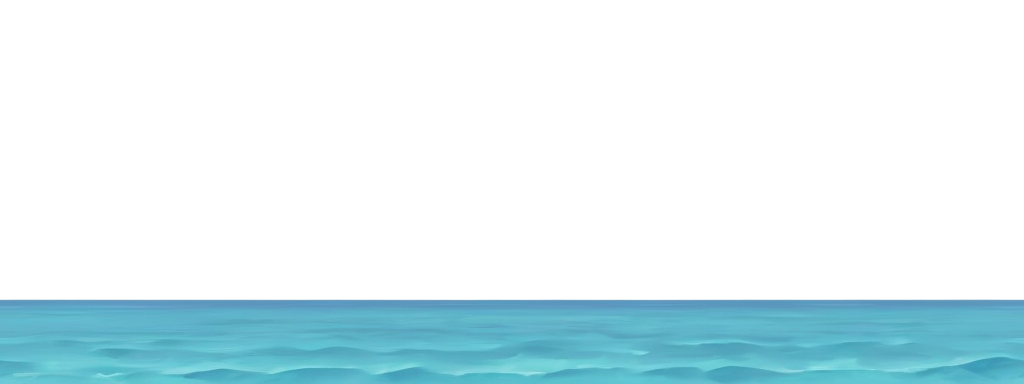
#> input picture core/test-data/anim/beach-sea.png, 1024 x 384 px, found by its file name
$ python model.py ../../core/test-data/anim/beach-sea.png
#> lines starting #> are read from the running program, lines starting #| are printed output that depends on the picture
#!/usr/bin/env python3
"""A numpy copy of MIRROR's mirror (GdxLayerEffects.MIRROR, r455) on the beach sea strip's water, to choose a round
scene's sky: how much three wrong copies move the water, in 1/255 on the mean, with no GPU. A facet bends the water by
the ratio of the two sky colours it crosses, so a sky whose colours clamp every bend to white, or that is all one hue,
hides a wrong sky, a bend in colour (tint 0) or missing ripples under the frame checks' 2/255. Approximate: the water
alone at the shots' zoom, along() taken as local(), no swell moving the image; the shaders round's s14 measured about
0.84 of what this says.

    python3 tools/r455-mirror/model.py           the scores of s12's and s14's skies
    python3 tools/r455-mirror/model.py --search  300 random skies, the best 8 by their weakest mutant
Run from the repository root (needs numpy, Pillow)."""
import sys

import numpy as np
from PIL import Image

GREY = np.array([0.299, 0.587, 0.114])
WATER_ROWS = 84  # the strip's water: its bottom 84 of 384 rows
STRIP_UNITS = 15.0  # the strip's height in world units, the world's width (40) wide


def _smooth(a, b, x):
    t = np.clip((x - a) / (b - a), 0, 1)
    return t * t * (3 - 2 * t)


def mirror_of(s, sky, zenith, shine=1.0):
    hard = 0.5 - 0.4 * shine
    m = sky + (zenith - sky) * _smooth(0.5 - hard, 0.5 + hard, s)[..., None]
    m = m + (1 - m) * (shine * (1 - _smooth(-0.3, 0.1, s)))[..., None]
    return m * (1 - 0.5 * shine * _smooth(0.9, 1.4, s))[..., None]


def render(water, sky, zenith, amp=0.3, wavelength=1.25, depth=1.5, tint=1.0, ripples=1.0, strength=0.15, t=0.4):
    rows, cols = water.shape[:2]
    px = rows / (WATER_ROWS / 384 * STRIP_UNITS)
    y = (WATER_ROWS - np.arange(rows) - 0.5)[:, None] / px * np.ones((1, cols))
    x = np.arange(cols)[None, :] / px * np.ones((rows, 1))
    L = wavelength
    p1 = 2 * np.pi * ((x + 0.6 * y) / L - t)
    p2 = 2 * np.pi * (0.625 * x / L - 0.9 * y / L + 2 * t)
    qx, qy = x / (8 * L), y / (10 * L)
    fine = (0.9 * np.sin(2 * np.pi * (13 * qx + 41 * qy - 3 * t)) + 0.7 * np.sin(2 * np.pi * (-7 * qx + 57 * qy - 4 * t))
            + 0.5 * np.sin(2 * np.pi * (21 * qx + 83 * qy - 5 * t + 0.5 * np.sin(2 * np.pi * (5 * qx - 9 * qy + t)))))
    tilt = 2 * np.pi / L * amp * (0.18 * np.cos(p1) - 0.18 * np.cos(p2)) + ripples * amp * fine
    color = water[..., :3]
    lum = color @ GREY
    d = max(1, round(0.05 * px))
    relief = np.zeros_like(lum)
    relief[d:-d] = (lum[:-2 * d] - lum[2 * d:]) / (2 * d / px)
    level = (WATER_ROWS / px - y) / depth
    mirrored = mirror_of(level + 1.2 * (tilt + 0.5 * 3 * relief), sky, zenith)
    still = mirror_of(level, sky, zenith)
    bend = mirrored / np.maximum(still, 0.05)
    grey = (mirrored @ GREY) / np.maximum(still @ GREY, 0.05)
    bend = bend + (grey[..., None] - bend) * tint
    return color + (np.minimum(color * bend, 1) - color) * strength


def score(water, sky, zenith):
    base = render(water, sky, zenith)
    return {'sky white': np.abs(render(water, np.ones(3), zenith) - base).mean() * 255,
            'tint 0': np.abs(render(water, sky, zenith, tint=0.0) - base).mean() * 255,
            'no ripples': np.abs(render(water, sky, zenith, ripples=0.0) - base).mean() * 255}


def main():
    strip = np.asarray(Image.open('core/test-data/anim/beach-sea.png').convert('RGBA')).astype(float) / 255
    water = strip[-WATER_ROWS:]
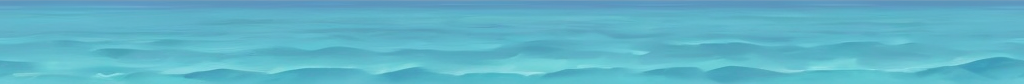
#> water: shape (84, 1024, 4) float64; mean R, G, B, A 0.371, 0.709, 0.787, 1
    if '--search' in sys.argv:
        rng = np.random.default_rng(1)
        found = []
        for _ in range(300):
            sky, zenith = (rng.choice([0.1, 0.2, 0.35, 0.5, 0.7, 0.9], 3) for _ in range(2))
            s = score(water, sky, zenith)
            found.append((min(s.values()), tuple(sky), tuple(zenith), s))
        skies = sorted(found, key=lambda f: -f[0])[:8]
    else:
        skies = [(None, (0.81, 0.89, 0.95), (0.31, 0.56, 0.82), None), (None, (0.5, 0.1, 0.9), (0.2, 0.9, 0.2), None)]
    for _, sky, zenith, s in skies:
        s = s or score(water, np.array(sky), np.array(zenith))
        print(f'sky {sky} zenith {zenith}: ' + ', '.join(f'{k} {v:.2f}' for k, v in s.items()))
#> this loop made 2 passes
#> s on passes 1 to 2: {'sky white': 0.493, 'tint 0': 0.86, 'no ripples': 2.29}, {'sky white': 4.62, 'tint 0': 3.94, 'no ripples': 3.48}
#| sky (0.81, 0.89, 0.95) zenith (0.31, 0.56, 0.82): sky white 0.49, tint 0 0.86, no ripples 2.29
#| sky (0.5, 0.1, 0.9) zenith (0.2, 0.9, 0.2): sky white 4.62, tint 0 3.94, no ripples 3.48
#> pass 1, in render, `lum = color @ GREY`:
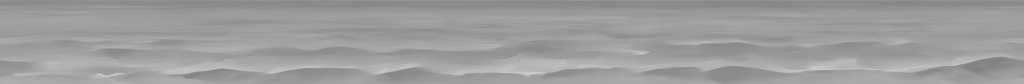
#> lum: shape (84, 1024) float64; min 0.503, max 0.818, mean 0.617
#> pass 1, in _smooth, `t = np.clip((x - a) / (b - a), 0, 1)`:
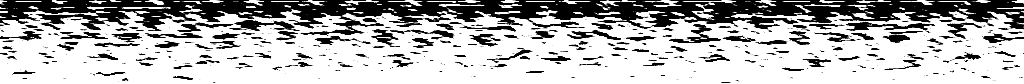
#> t: shape (84, 1024) float64; min 0, max 1, mean 0.701
#> pass 1, in mirror_of, `m = sky + (zenith - sky) * _smooth(0.5 - hard, 0.5 + hard, s)[..., None]`:
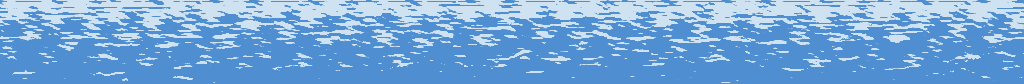
#> m: shape (84, 1024, 3) float64; mean of channels 0, 1, 2 0.459, 0.659, 0.859; drawn as R, G, B


if __name__ == '__main__':
    main()

$ run again, with core/test-data/anim/beach.png copied over core/test-data/anim/beach-sea.png
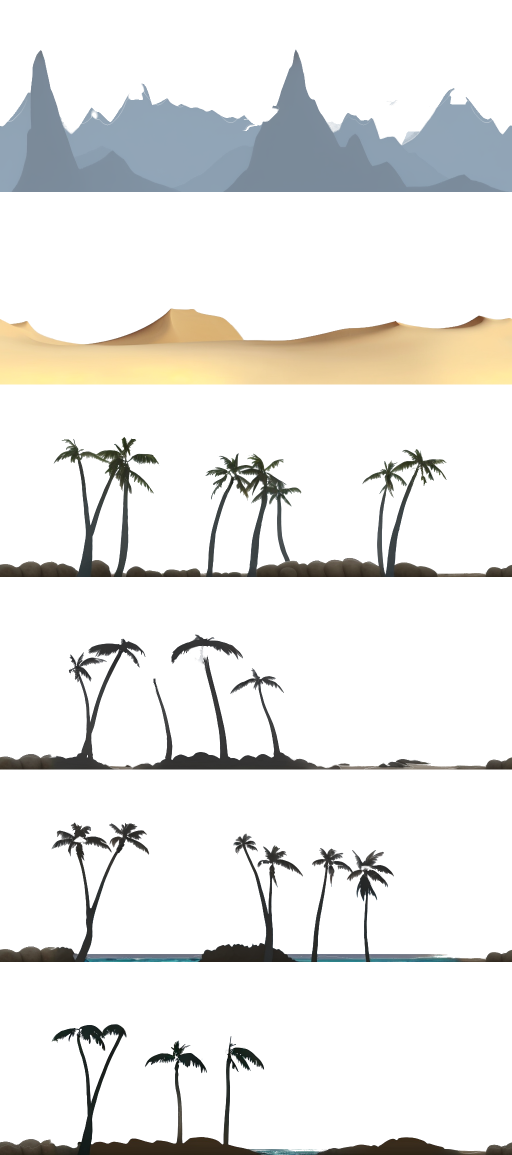
#> input picture core/test-data/anim/beach.png, 1024 x 2309 px, found by its file name (shown at 1/2 size)
#> the loop in main, `for _, sky, zenith, s in skies:` made 2 passes
#> s on passes 1 to 2: {'sky white': 0.0114, 'tint 0': 0.0694, 'no ripples': 0.135}, {'sky white': 0.0966, 'tint 0': 0.249, 'no ripples': 0.157}
#> (printed output is left out)
#> pass 1, in _smooth, `t = np.clip((x - a) / (b - a), 0, 1)`:
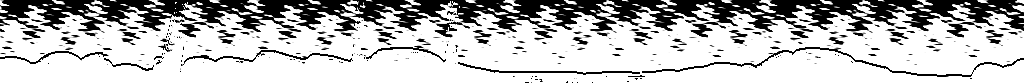
#> t: shape (84, 1024) float64; min 0, max 1, mean 0.733
#> pass 1, in mirror_of, `m = sky + (zenith - sky) * _smooth(0.5 - hard, 0.5 + hard, s)[..., None]`:
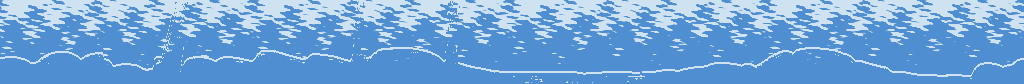
#> m: shape (84, 1024, 3) float64; mean of channels 0, 1, 2 0.443, 0.648, 0.855; drawn as R, G, B
